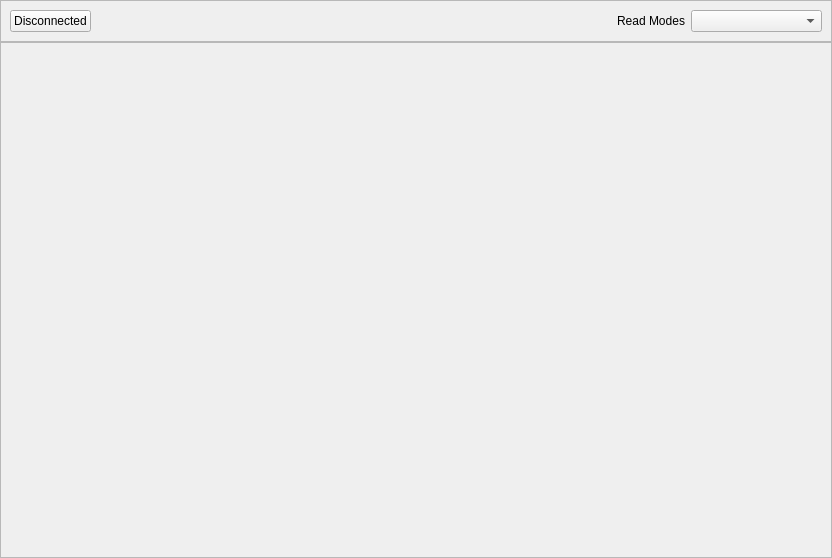
<?xml version="1.0" encoding="UTF-8"?>
<ui version="4.0">
 <class>CameraWidget</class>
 <widget class="QWidget" name="CameraWidget">
  <property name="geometry">
   <rect>
    <x>0</x>
    <y>0</y>
    <width>832</width>
    <height>558</height>
   </rect>
  </property>
  <property name="windowTitle">
   <string>Form</string>
  </property>
  <layout class="QVBoxLayout" name="verticalLayout" stretch="0,1">
   <property name="spacing">
    <number>0</number>
   </property>
   <property name="leftMargin">
    <number>0</number>
   </property>
   <property name="topMargin">
    <number>0</number>
   </property>
   <property name="rightMargin">
    <number>0</number>
   </property>
   <property name="bottomMargin">
    <number>0</number>
   </property>
   <item>
    <widget class="QFrame" name="frameToolbar">
     <property name="frameShape">
      <enum>QFrame::StyledPanel</enum>
     </property>
     <property name="frameShadow">
      <enum>QFrame::Raised</enum>
     </property>
     <layout class="QHBoxLayout" name="horizontalLayout">
      <item>
       <widget class="QPushButton" name="pushButtonConnection">
        <property name="toolTip">
         <string>Toggle the camera connection</string>
        </property>
        <property name="text">
         <string>Disconnected</string>
        </property>
        <property name="icon">
         <iconset resource="../../../resources/resources.qrc">
          <normaloff>:/images/ButtonOff.svg</normaloff>
          <normalon>:/images/ButtonOn.svg</normalon>:/images/ButtonOff.svg</iconset>
        </property>
        <property name="checkable">
         <bool>true</bool>
        </property>
       </widget>
      </item>
      <item>
       <spacer name="horizontalSpacer">
        <property name="orientation">
         <enum>Qt::Horizontal</enum>
        </property>
        <property name="sizeHint" stdset="0">
         <size>
          <width>417</width>
          <height>20</height>
         </size>
        </property>
       </spacer>
      </item>
      <item>
       <widget class="QLabel" name="label">
        <property name="text">
         <string>Read Modes</string>
        </property>
       </widget>
      </item>
      <item>
       <widget class="QComboBox" name="comboBoxReadModes">
        <property name="currentText">
         <string/>
        </property>
        <property name="sizeAdjustPolicy">
         <enum>QComboBox::AdjustToContents</enum>
        </property>
        <property name="placeholderText">
         <string>Select Read Mode</string>
        </property>
       </widget>
      </item>
     </layout>
    </widget>
   </item>
   <item>
    <widget class="QFrame" name="frame">
     <property name="frameShape">
      <enum>QFrame::StyledPanel</enum>
     </property>
     <property name="frameShadow">
      <enum>QFrame::Raised</enum>
     </property>
    </widget>
   </item>
  </layout>
 </widget>
 <resources>
  <include location="../../../resources/resources.qrc"/>
 </resources>
 <connections/>
</ui>
